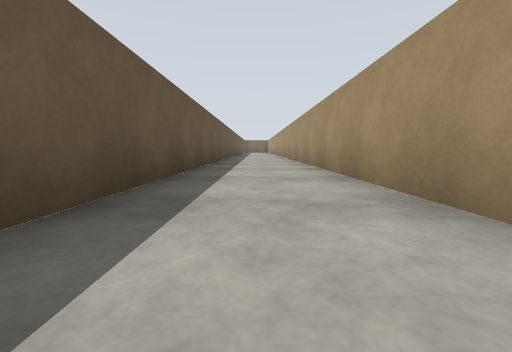
[1] (above)

14 first-person views from a walk through a world built for the Gazebo simulator. The camera is 0.72 m above the floor, tilts 6° down and sees 90° across. The floor is counted in squares, 2 m on a side. Each view is taken from the middle of a square. On the plan, view 1 faces up. The plan holds only what a view shows up to about 9 squares ahead; the rest is blank. The place goes on beyond the plan. Robots are left out.

[2]
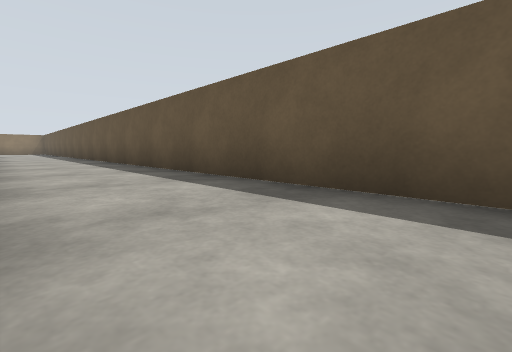

[3]
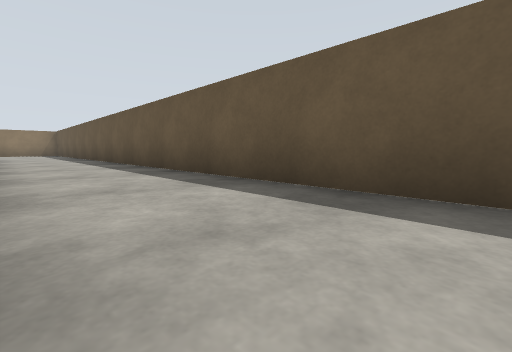

[4]
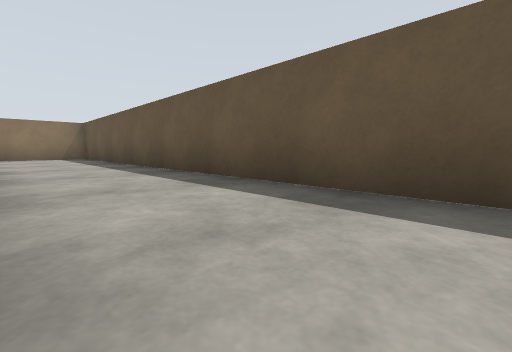

[5]
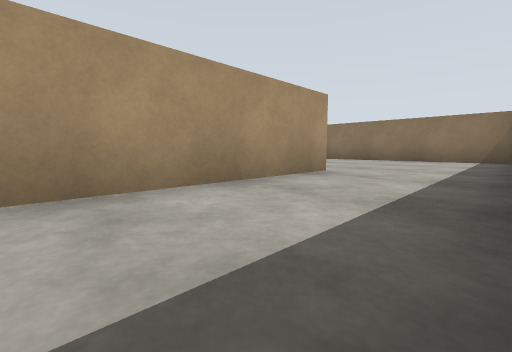

[6]
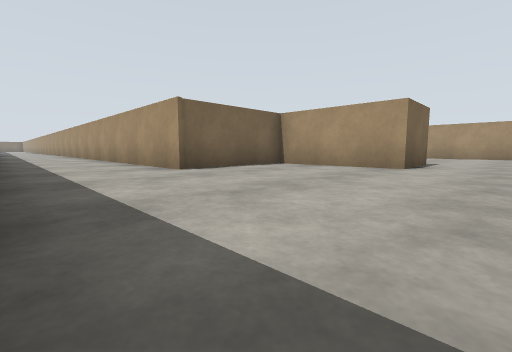

[7]
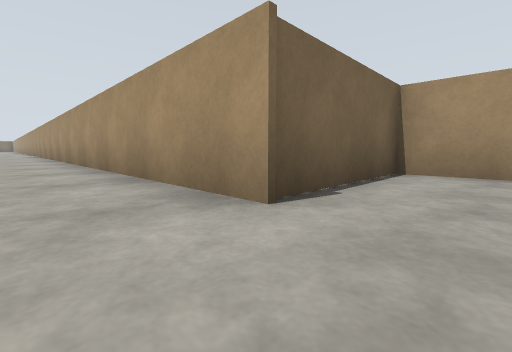

[8]
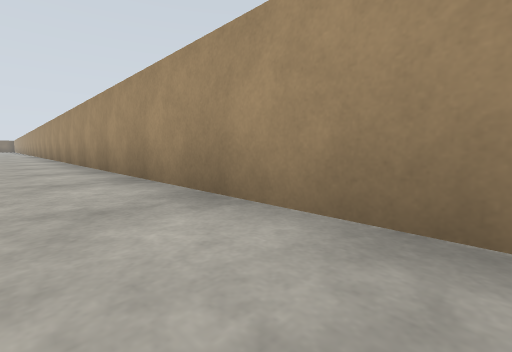

[9]
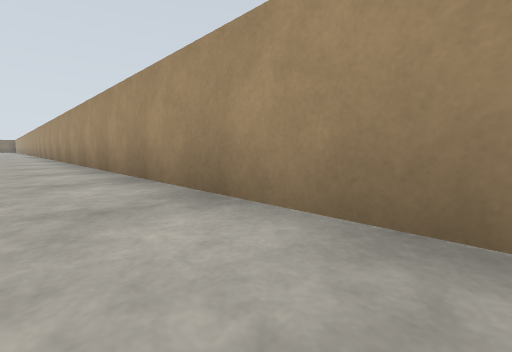

[10]
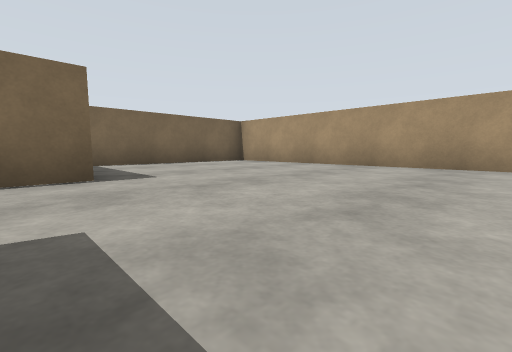

[11]
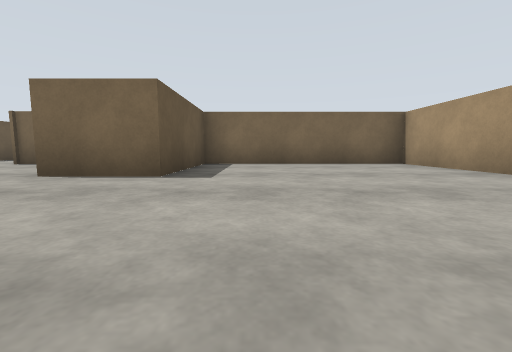

[12]
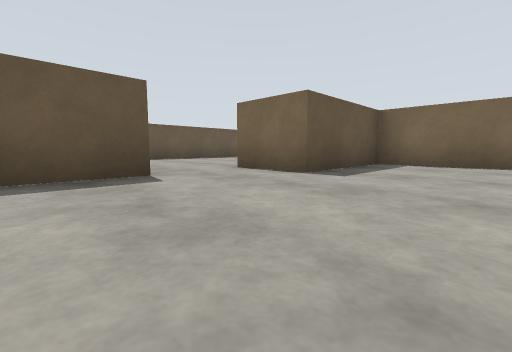

[13]
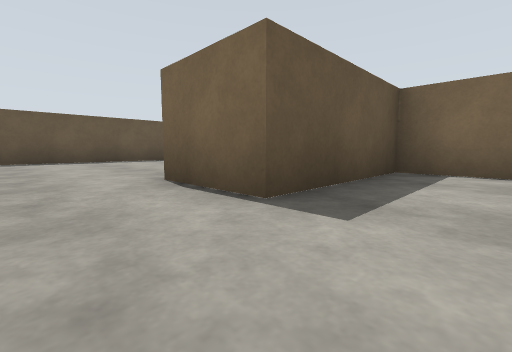

[14]
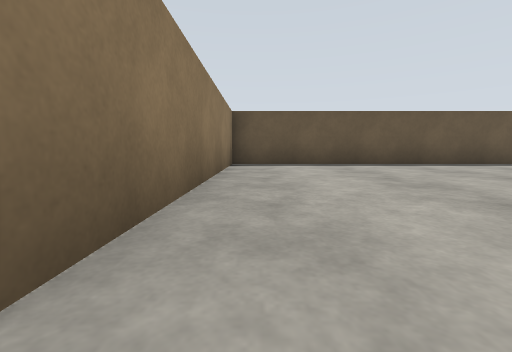

### Floor plan
Points are (right, up) in squares from view 1. A wall is a line through its corners. A room is listed if a view was taken in it or the views show most of it. See-through windows are left out.
Room 1 (views 1, 2, 3, 4, 5, 6, 7, 8, 9)
walls: (1.2, -14) (1.2, 6.5); (4.1, -16.6) (4.1, -13.7) (1.3, -13.7); (-1.1, 6.5) (-1.1, -18.6) (3.5, -18.6)
ways out: opening at (4, -17.5) to room 2
Room 2 (views 10, 11, 12, 13, 14)
walls: (10.6, -20.1) (10.6, -13.7) (5.7, -13.7) (5.7, -16.6) (4.1, -16.6); (3.5, -18.6) (4.5, -18.6) (4.5, -20.1)
ways out: opening at (4, -17.5) to room 1

Where each view was taken, in squares from view 1:
view 1: 0 up, 0 right, facing up
view 2: 3 up, 1 right, facing down-left
view 3: 2 down, 1 right, facing down-left
view 4: 8 down, 1 right, facing down-left
view 5: 10 down, 1 left, facing down-right
view 6: 18 down, 1 left, facing up-right
view 7: 15 down, 0 right, facing up-right
view 8: 12 down, 0 right, facing up-right
view 9: 9 down, 0 right, facing up-right
view 10: 20 down, 5 right, facing up-right
view 11: 20 down, 7 right, facing up
view 12: 20 down, 8 right, facing up-left
view 13: 18 down, 7 right, facing up-left
view 14: 18 down, 5 right, facing left
